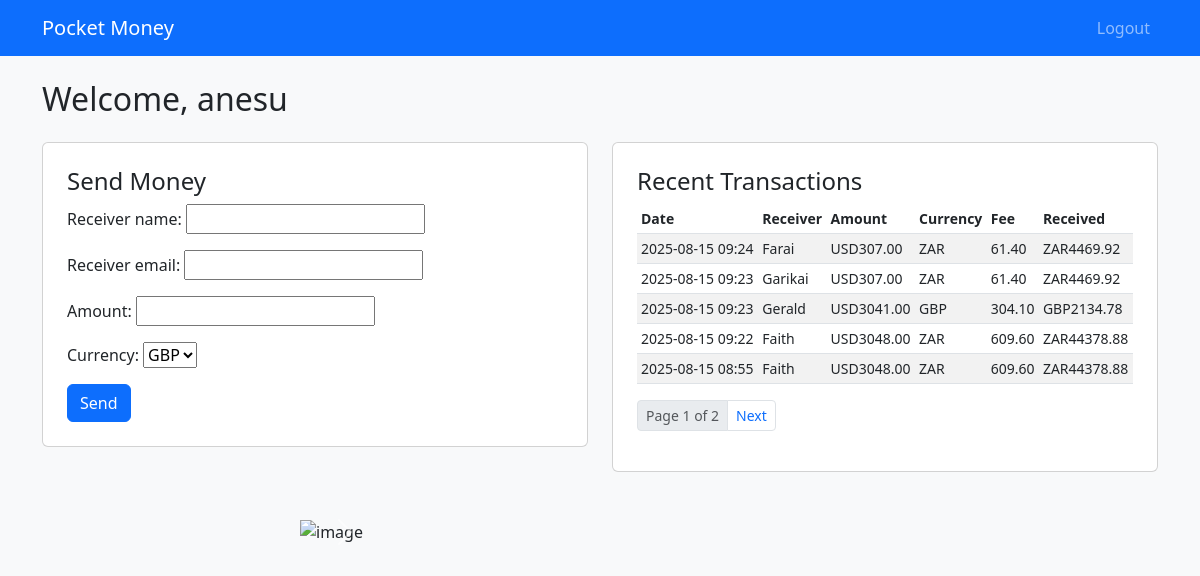
Before: /dashboard/ (signed in) with the older database file.
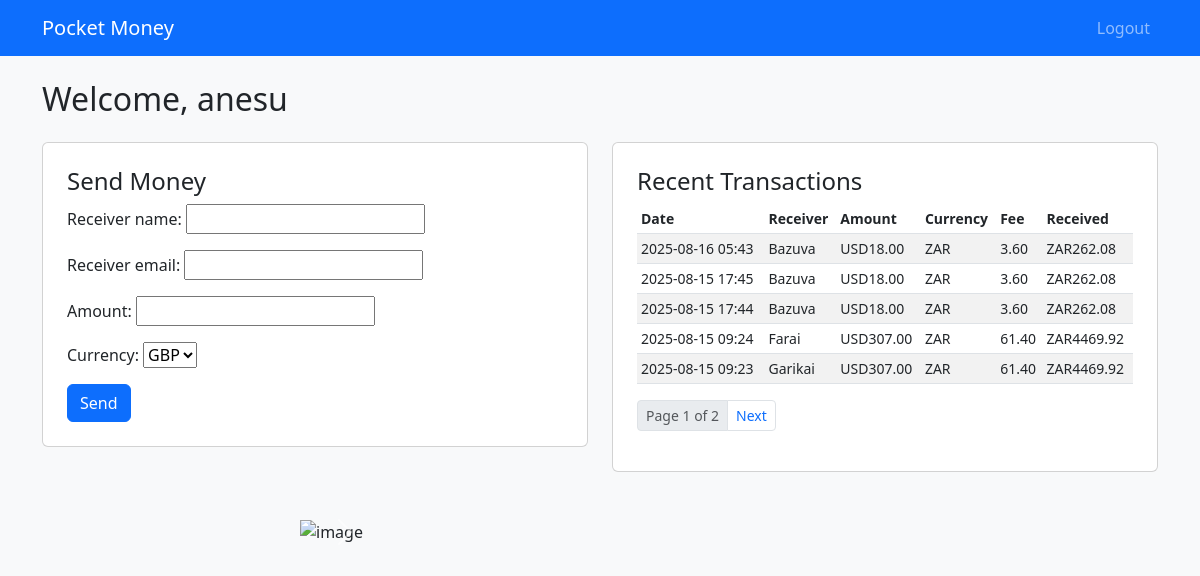
After: the same page with the newer database file.
### accounts/models.py (models this page shows, shortened)
class Transaction(models.Model):
    user = models.ForeignKey(User, on_delete=models.CASCADE)
    receiver_name = models.CharField(max_length=100, null=True, blank=True)
    receiver_email = models.EmailField(null=True, blank=True)
    amount_usd = models.DecimalField(max_digits=12, decimal_places=2)
    currency = models.CharField(max_length=3)
    fee = models.DecimalField(max_digits=12, decimal_places=2)
    final_amount = models.DecimalField(max_digits=12, decimal_places=2)
    fx_rate = models.DecimalField(max_digits=12, decimal_places=4)
    timestamp = models.DateTimeField(default=timezone.now)

### accounts/views.py (the view)
# urls.py: path('dashboard/', views.dashboard_view,
@login_required
def dashboard_view(request):
    fx_rates = get_fx_rates()
    result = None
    transactions = Transaction.objects.filter(user=request.user).order_by('-timestamp')
    paginator = Paginator(transactions, 5)
    page_number = request.GET.get('page')
    page_obj = paginator.get_page(page_number)
    if request.method == 'POST':
        form = SendMoneyForm(request.POST)
        if form.is_valid():
            amount = form.cleaned_data['amount']
            currency = form.cleaned_data['currency']
            receiver_name = form.cleaned_data['receiver_name']
            receiver_email = form.cleaned_data['receiver_email']
            fx_rates = {'GBP':Decimal(0.78), 'ZAR':Decimal(18.2)}
            fees = {'GBP':Decimal(0.10), 'ZAR':Decimal(0.20)}
            fee = amount * fees[currency]
            final = (amount - fee) * fx_rates[currency]
            final = final.quantize(Decimal('0.01'), rounding=ROUND_HALF_UP)
            fx_rates = fx_rates[currency].quantize(Decimal('0.01'), rounding=ROUND_HALF_UP)
            fee = fee.quantize(Decimal('0.01'), rounding=ROUND_HALF_UP)
            transaction = Transaction.objects.create(user=request.user,
                                                     receiver_name = receiver_name,
                                                     receiver_email = receiver_email,
                                                     amount_usd=amount,
                                                     currency=currency,
                                                     fee=fee,
                                                     final_amount=final,
                                                     fx_rate=fx_rates,)
            result = {
                'receiver_name': receiver_name,
                'receiver_email': receiver_email,
                'amount': amount,
                'fee':fee,
                'rate':fx_rates,
                'final':final,
                'currency':currency,
                'timestamp': transaction.timestamp,
            }
        else:
            result = None
    else:
        form = SendMoneyForm()
    return render(request, 'accounts/dashboard.html', {'form':form, 'result':result, 'page_obj':page_obj,})

### accounts/forms.py
class SendMoneyForm(forms.Form):
    receiver_name = forms.CharField(max_length=100)
    receiver_email = forms.CharField()
    amount = forms.DecimalField(min_value=10, max_value=10000)
    currency = forms.ChoiceField(choices=[('GBP', 'GBP'), ('ZAR', 'ZAR')])

### accounts/utils.py (called while the page is built)
def get_fx_rates():
    url = 'https://68976304250b078c2041c7fc.mockapi.io/api/wiremit/InterviewAPIS'
    try:
        response = requests.get(url, timeout=5)
        data = response.json()
        return {
            'GBP': data['rates']['GBP'], 'ZAR': data['rates']['ZAR']
        }
    except:
        return {'GBP': 0.0, 'ZAR': 0.0}

### accounts/templates/accounts/dashboard.html (shortened to what this page needs)
<!DOCTYPE html>
<html>
  <head>
    <link
      rel="stylesheet"
      href="https://cdn.jsdelivr.net/npm/bootstrap@5.3.0/dist/css/bootstrap.min.css"
    />
  </head>
  <body class="bg-light">
    <nav class="navbar navbar-expand-lg navbar-dark bg-primary">
      <div class="container">
        <a class="navbar-brand" href="#">Pocket Money</a>
        <div class="collapse navbar-collapse" id="navbarContent">
          <ul class="navbar-nav ms-auto">
            {% if user.is_authenticated %}
            <li class="nav-item">
              <a class="nav-link" href="{% url 'logout' %}">Logout</a>
            </li>
            {% endif %}
          </ul>
        </div>
      </div>
    </nav>
    <div class="container py-4">
      <h2 class="mb-4">
        Welcome, {{ request.user.first_name|default:request.user.username }}
      </h2>
      <div class="row">
        <div class="col-md-6">
          <div class="card p-4 mb-4">
            <h4>Send Money</h4>
            <form method="post" id="sendForm">
              {% csrf_token %} {{ form.as_p }}
              <button type="button" class="btn btn-primary" data-bs-toggle="modal" data-bs-target="#confirmModal">Send</button>
            </form>
          </div>
        </div>
        <div class="col-md-6">
          <div class="card p-4 mb-4">
            <h4>Recent Transactions</h4>
            <table class="table table-striped table-sm small">
              <thead>
                <tr>
                  <th>Date</th>
                  <th>Receiver</th>
                  <th>Amount</th>
                  <th>Currency</th>
                  <th>Fee</th>
                  <th>Received</th>
                </tr>
              </thead>
              <tbody>
                {% for t in page_obj %}
                <tr>
                  <td>{{ t.timestamp|date:"Y-m-d H:i" }}</td>
                  <td>{{ t.receiver_name }}</td>
                  <td>USD{{ t.amount_usd }}</td>
                  <td>{{ t.currency }}</td>
                  <td>{{ t.fee }}</td>
                  <td>{{ t.currency }}{{ t.final_amount }}</td>
                </tr>
                {% empty %}
                <tr>
                  <td colspan="4">No transactions yet</td>
                </tr>
                {% endfor %}
              </tbody>
            </table>
            <nav>
              <ul class="pagination pagination-sm">
                <li class="page-item disabled">
                  <span class="page-link"
                    >Page {{ page_obj.number }} of {{ page_obj.paginator.num_pages}}</span
                  >
                </li>
                {% if page_obj.has_next %}
                <li class="page-item">
                  <a
                    class="page-link"
                    href="?page={{ page_obj.next_page_number}}"
                    >Next</a
                  >
                </li>
                {% endif %}
              </ul>
            </nav>
          </div>
        </div>
      </div>
      <div class="container my-4">
        <div class="mx-auto" style="max-width: 600px">
          <div id="adsCarousel" class="carousel slide" data-bs-ride="carousel">
            <div class="carousel-inner">
              <div class="carousel-item active">
                <img src="https://www.freepik.com/free-vector/gradient-horizontal-banner-template-cyber-monday-sale_70037298.htm#fromView=keyword&page=1&position=16&query=Advertising+Banner" alt="image" class="d-block w-100" />
              </div>
            </div>
            <button
              class="carousel-control-prev"
              type="button"
              data-bs-target="#adsCarousel"
              data-bs-slide="next"
            >
              <span class="carousel-control-next-icon"></span>
            </button>
          </div>
        </div>
      </div>
  </body>
</html>

Changed rows visible on the page:
no longer on this page (row unchanged): Transaction: timestamp "2025-08-15 09:23", receiver_name "Gerald", amount_usd "3041.00", currency "GBP", fee "304.10", final_amount "2134.78"
no longer on this page (row unchanged): Transaction: timestamp "2025-08-15 09:22", receiver_name "Faith", amount_usd "3048.00", currency "ZAR", fee "609.60", final_amount "44378.88"
no longer on this page (row unchanged): Transaction: timestamp "2025-08-15 08:55", receiver_name "Faith", amount_usd "3048.00", currency "ZAR", fee "609.60", final_amount "44378.88"
added Transaction: timestamp "2025-08-16 05:43", receiver_name "Bazuva", amount_usd "18.00", currency "ZAR", fee "3.60", final_amount "262.08"
added Transaction: timestamp "2025-08-15 17:45", receiver_name "Bazuva", amount_usd "18.00", currency "ZAR", fee "3.60", final_amount "262.08"
added Transaction: timestamp "2025-08-15 17:44", receiver_name "Bazuva", amount_usd "18.00", currency "ZAR", fee "3.60", final_amount "262.08"
